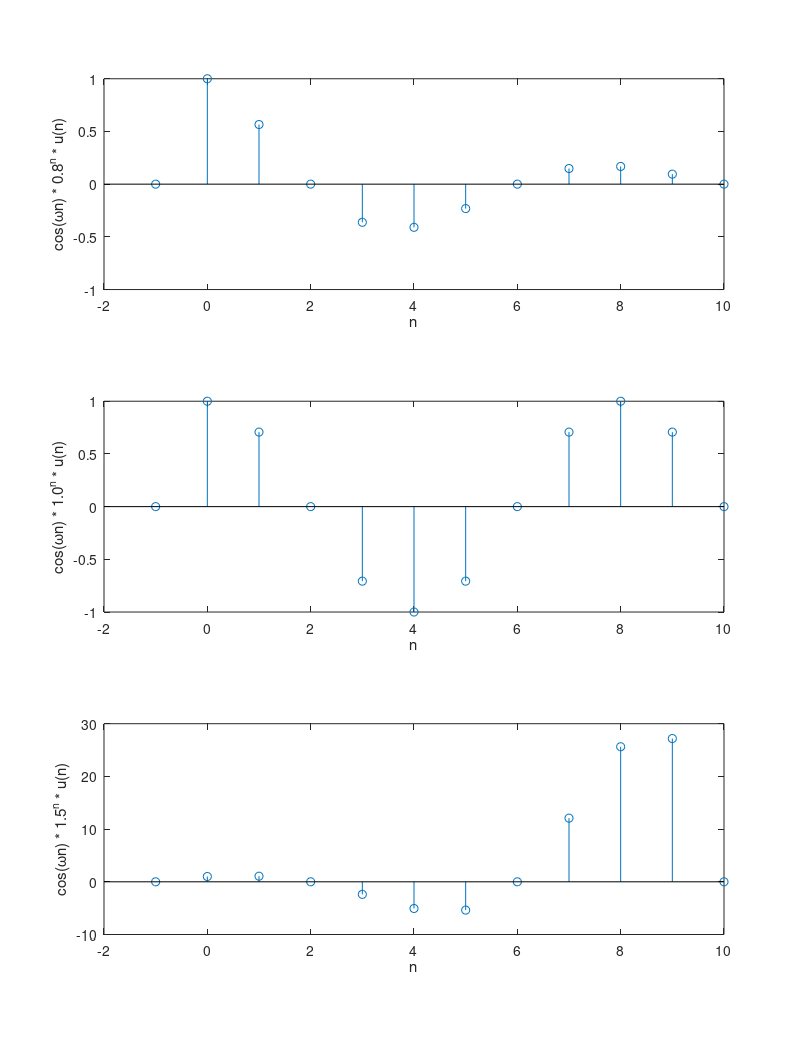

This figure's MATLAB source:
n = (-1:10);
omega = pi / 4;

unit_step = n>= 0;

a1 = 0.8;
a2 = 1.0;
a3 = 1.5;

y1 = cos(omega .* n) .* ((a1).^n) .* unit_step;
subplot(3, 1, 1);
orient('tall');
stem(n, y1);
xlabel('n');
ylabel('cos(ωn) * 0.8^n * u(n)');

y2 = cos(omega .* n) .* ((a2).^n) .* unit_step;
subplot(3, 1, 2);
orient('tall');
stem(n, y2);
xlabel('n');
ylabel('cos(ωn) * 1.0^n * u(n)');

y3 = cos(omega .* n) .* ((a3).^n) .* unit_step;
subplot(3, 1, 3);
orient('tall');
stem(n, y3);
xlabel('n');
ylabel('cos(ωn) * 1.5^n * u(n)');